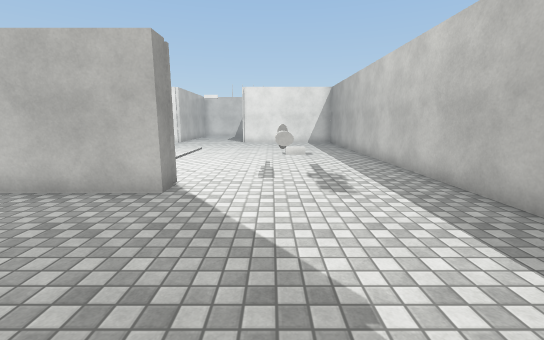
view 1 (above)

16 first-person views from a walk through a Unity game level. The camera is 1.5 m above the floor, tilts 10° down and sees 90° across. The floor is counted in squares, 1 m on a side. Each view is taken from the middle of a square. On the plan, view 1 faces up. The plan holds only what a view shows up to about 14 squares ahead; the rest is blank. The place goes on beyond the plan. The player character is not drawn. Door leaves are left out, so doorways stand open. Surface patterns are stand-ins for the level's own textures.

view 2
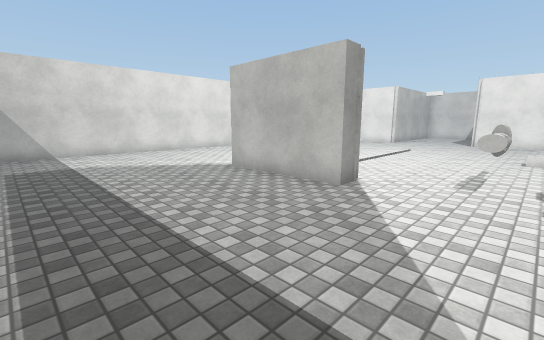

view 3
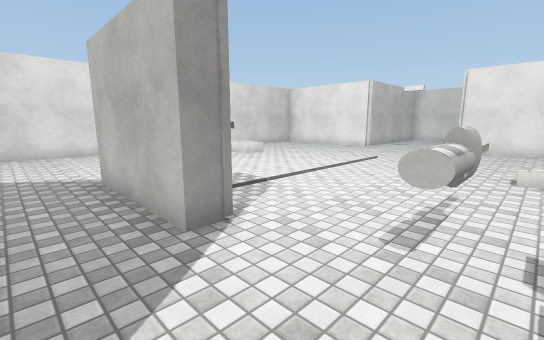

view 4
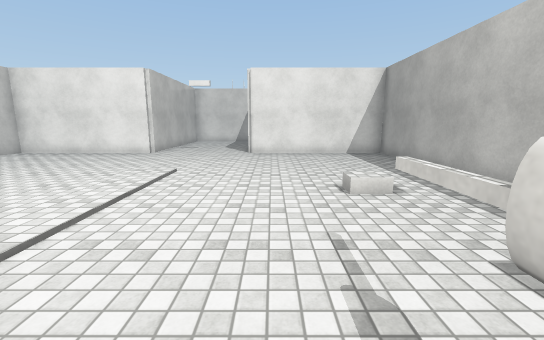

view 5
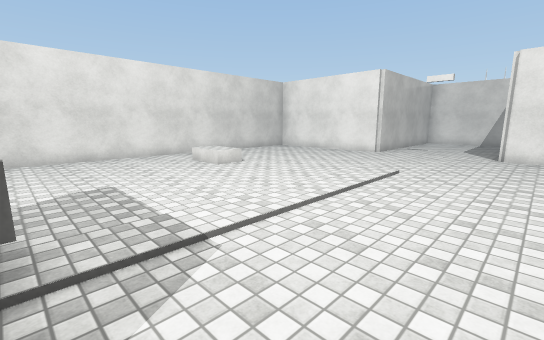

view 6
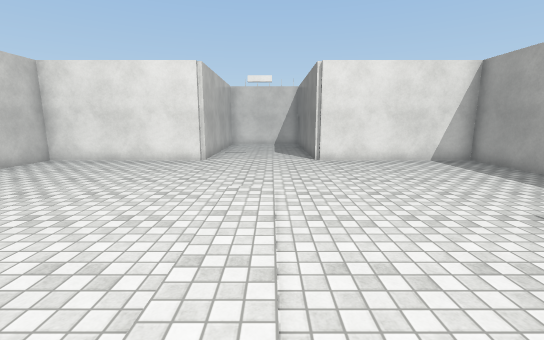

view 7
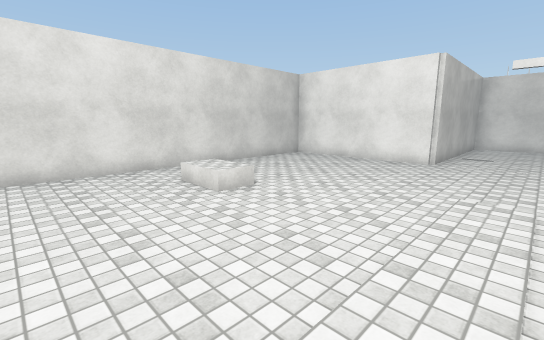

view 8
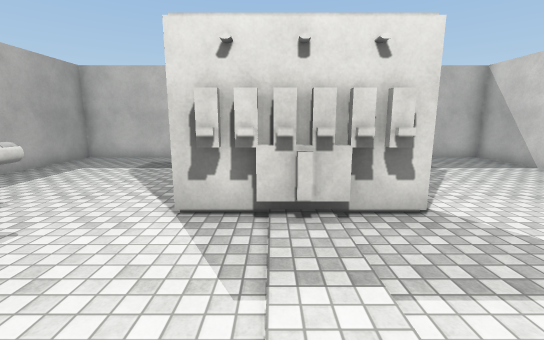

view 9
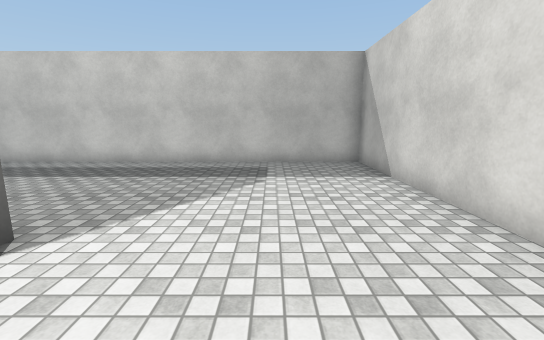

view 10
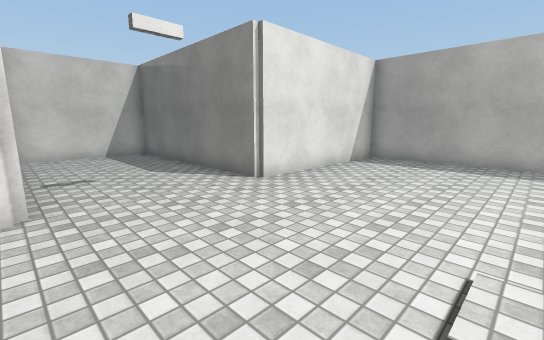

view 11
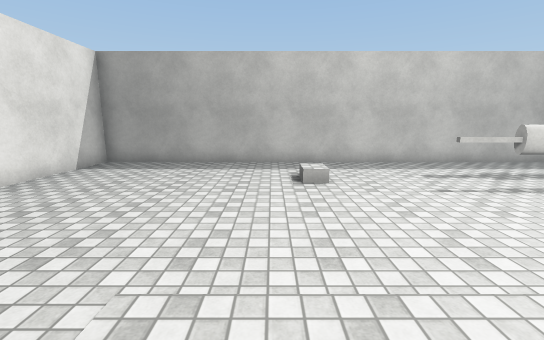

view 12
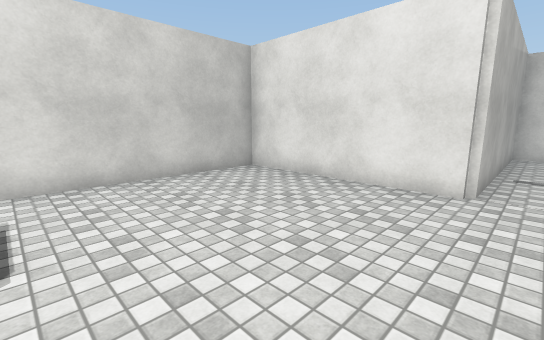

view 13
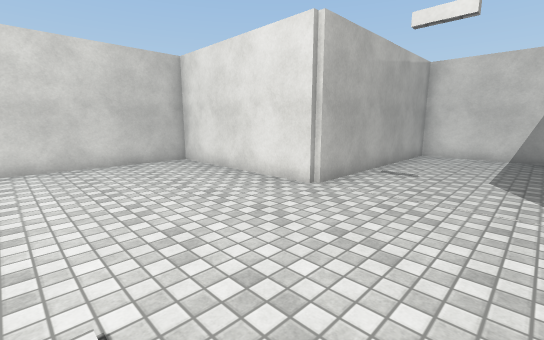

view 14
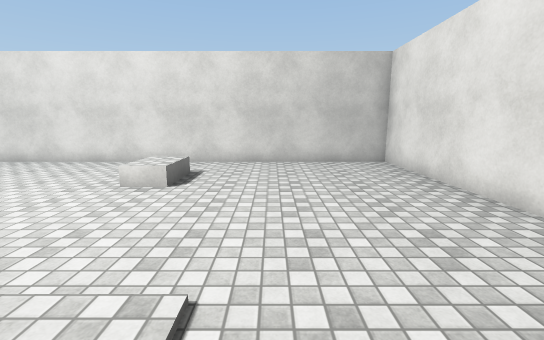

view 15
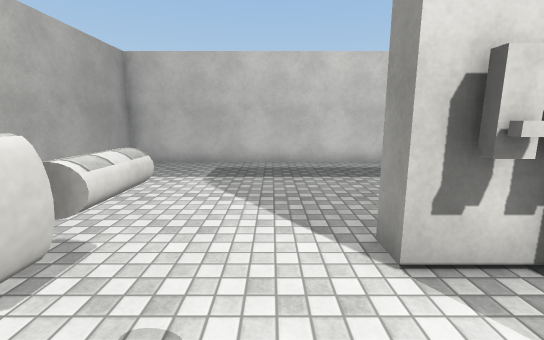

view 16
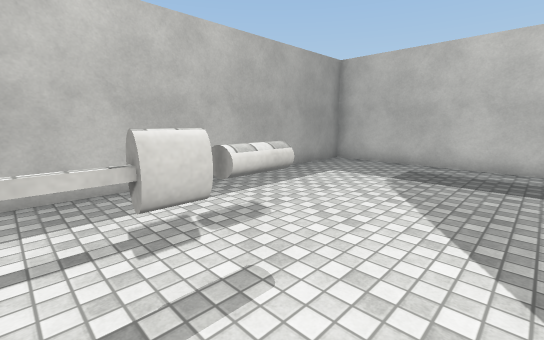

### Floor plan
Ten units are one square. View 1 is at (0, 0); x grows to the right and y downward. Boxes are objects, and circles mark ways between rooms. Rooms are numbered by the first view taken in them; rooms with no view inside come last. Other rooms are left out.
<svg viewBox="-138 -288 186 306">
<path fill="none" stroke="#000" d="M-41 -64 -23 -64 -23 -57 -68 -57M-68 -64 -49 -64M2 -84 2 -98M4 -98 4 -90M-68 -203 -133 -203 -133 13 43 13 43 -203 -22 -203M-22 -203 -22 -283 -68 -283 -68 -203"/>
<rect x="-65" y="-75" width="10" height="10" fill="#bbb"><title>other object</title></rect>
<rect x="-55" y="-75" width="10" height="10" fill="#bbb"><title>other object</title></rect>
<rect x="-45" y="-75" width="10" height="10" fill="#bbb"><title>other object</title></rect>
<rect x="-35" y="-75" width="10" height="10" fill="#bbb"><title>other object</title></rect>
<rect x="-5" y="-75" width="10" height="10" fill="#bbb"><title>other object</title></rect>
<rect x="-5" y="-85" width="10" height="10" fill="#bbb"><title>other object</title></rect>
<circle cx="-45" cy="-207" r="3" fill="#2a7"/>
<text x="-50" y="-90">1</text>
<text x="-50" y="-250">2</text>
</svg>
Room 1 opens to room 2.

Where each view was taken, in squares from view 1:
view 1: 0 up, 0 right, facing up
view 2: 0 up, 1 right, facing up-left
view 3: 4 up, 1 right, facing up-left
view 4: 7 up, 1 left, facing up
view 5: 7 up, 1 left, facing up-left
view 6: 9 up, 4 left, facing up
view 7: 9 up, 4 left, facing up-left
view 8: 11 up, 4 left, facing down
view 9: 9 up, 10 left, facing down
view 10: 15 up, 7 left, facing up-right
view 11: 14 up, 6 left, facing right
view 12: 14 up, 6 left, facing up-left
view 13: 15 up, 3 left, facing up-left
view 14: 16 up, 3 left, facing left
view 15: 9 up, 1 left, facing down
view 16: 9 up, 2 left, facing down-right
